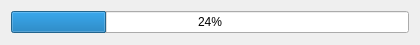
<?xml version="1.0" encoding="UTF-8"?>
<ui version="4.0">
 <class>SaveImagesProgressDialog</class>
 <widget class="QDialog" name="SaveImagesProgressDialog">
  <property name="windowModality">
   <enum>Qt::ApplicationModal</enum>
  </property>
  <property name="geometry">
   <rect>
    <x>0</x>
    <y>0</y>
    <width>420</width>
    <height>45</height>
   </rect>
  </property>
  <property name="sizePolicy">
   <sizepolicy hsizetype="Fixed" vsizetype="Fixed">
    <horstretch>0</horstretch>
    <verstretch>0</verstretch>
   </sizepolicy>
  </property>
  <property name="minimumSize">
   <size>
    <width>420</width>
    <height>41</height>
   </size>
  </property>
  <property name="maximumSize">
   <size>
    <width>420</width>
    <height>48</height>
   </size>
  </property>
  <property name="windowTitle">
   <string>Saving Progress</string>
  </property>
  <property name="modal">
   <bool>true</bool>
  </property>
  <layout class="QHBoxLayout" name="horizontalLayout_2">
   <item>
    <layout class="QHBoxLayout" name="horizontalLayout">
     <item>
      <widget class="QProgressBar" name="saveImagesProgress">
       <property name="value">
        <number>24</number>
       </property>
      </widget>
     </item>
    </layout>
   </item>
  </layout>
 </widget>
 <resources/>
 <connections/>
</ui>
